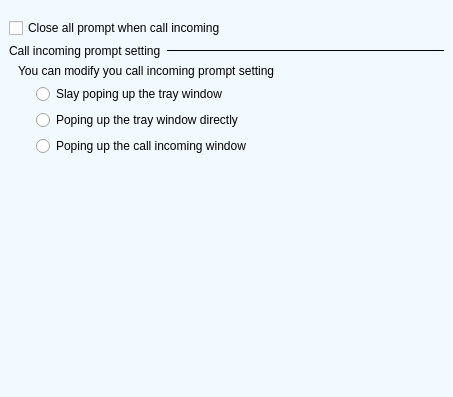
<?xml version="1.0" encoding="UTF-8"?>
<ui version="4.0">
 <class>ns::SettingsCallinPage</class>
 <widget class="QWidget" name="ns::SettingsCallinPage">
  <property name="geometry">
   <rect>
    <x>0</x>
    <y>0</y>
    <width>453</width>
    <height>397</height>
   </rect>
  </property>
  <property name="minimumSize">
   <size>
    <width>0</width>
    <height>0</height>
   </size>
  </property>
  <property name="windowTitle">
   <string>Callin</string>
  </property>
  <property name="windowIcon">
   <iconset resource="../translator.qrc">
    <normaloff>:/images/ui/act_callin.png</normaloff>:/images/ui/act_callin.png</iconset>
  </property>
  <property name="styleSheet">
   <string notr="true">* {
	font-family: Verdana, &quot;宋体&quot;, Arial, Sans-serif, Segoe UI, Tahoma;
}

#widget {
	background: #F2F9FF;
}

#frameCallinLine {
	background: qlineargradient(x1: 0, y1: 0, x2: 1, y2: 0,stop: 0 #80ACCF, stop: 1.0 #F2F9FF);
}</string>
  </property>
  <layout class="QVBoxLayout" name="verticalLayout">
   <property name="spacing">
    <number>0</number>
   </property>
   <property name="margin">
    <number>0</number>
   </property>
   <item>
    <widget class="QWidget" name="widget" native="true">
     <layout class="QVBoxLayout" name="verticalLayout_5">
      <property name="topMargin">
       <number>18</number>
      </property>
      <item>
       <widget class="QCheckBox" name="checkBoxCallinPrompt">
        <property name="text">
         <string>Close all prompt when call incoming</string>
        </property>
       </widget>
      </item>
      <item>
       <layout class="QVBoxLayout" name="verticalLayout_4">
        <item>
         <layout class="QHBoxLayout" name="horizontalLayout" stretch="0,1">
          <item>
           <widget class="QLabel" name="labelCallinDescription">
            <property name="text">
             <string>Call incoming prompt setting</string>
            </property>
           </widget>
          </item>
          <item>
           <widget class="QFrame" name="frameCallinLine">
            <property name="minimumSize">
             <size>
              <width>0</width>
              <height>1</height>
             </size>
            </property>
            <property name="maximumSize">
             <size>
              <width>16777215</width>
              <height>1</height>
             </size>
            </property>
            <property name="frameShape">
             <enum>QFrame::StyledPanel</enum>
            </property>
            <property name="frameShadow">
             <enum>QFrame::Raised</enum>
            </property>
           </widget>
          </item>
         </layout>
        </item>
        <item>
         <layout class="QVBoxLayout" name="verticalLayout_3">
          <property name="leftMargin">
           <number>9</number>
          </property>
          <item>
           <widget class="QLabel" name="labelCallinTitle">
            <property name="text">
             <string>You can modify you call incoming prompt setting</string>
            </property>
           </widget>
          </item>
          <item>
           <layout class="QVBoxLayout" name="verticalLayout_2">
            <property name="leftMargin">
             <number>18</number>
            </property>
            <item>
             <widget class="QRadioButton" name="radioButtonSlayTrayIcon">
              <property name="text">
               <string>Slay poping up the tray window</string>
              </property>
             </widget>
            </item>
            <item>
             <widget class="QRadioButton" name="radioButtonDirectTrayIcon">
              <property name="text">
               <string>Poping up the tray window directly</string>
              </property>
             </widget>
            </item>
            <item>
             <widget class="QRadioButton" name="radioButtonPopupCallin">
              <property name="text">
               <string>Poping up the call incoming window</string>
              </property>
             </widget>
            </item>
           </layout>
          </item>
         </layout>
        </item>
       </layout>
      </item>
      <item>
       <spacer name="verticalSpacer">
        <property name="orientation">
         <enum>Qt::Vertical</enum>
        </property>
        <property name="sizeHint" stdset="0">
         <size>
          <width>20</width>
          <height>316</height>
         </size>
        </property>
       </spacer>
      </item>
     </layout>
    </widget>
   </item>
  </layout>
 </widget>
 <resources>
  <include location="../translator.qrc"/>
 </resources>
 <connections/>
</ui>
